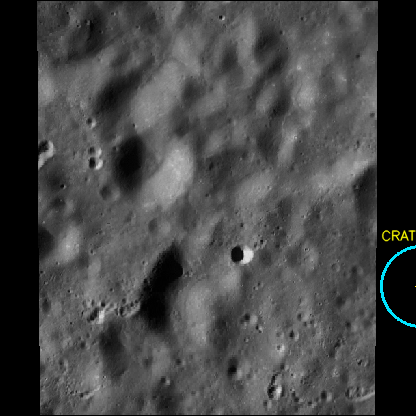
#> input picture backend/reports/vis_test_report.png, 416 x 416 px
$ python -i image_validator.py   (imports and definitions only)   (older library calls are emulated)
#> lines starting #> are read from the running program, lines starting #| are printed output that depends on the picture; after the words box and inside, x2 and y2 are one past the last pixel; in counts of white or black regions, pixels touching at a corner belong together
import os
import cv2
import numpy as np
from pathlib import Path
from typing import Tuple, Dict, Any

class ImageValidator:
    def __init__(self):
        # Load Haar Cascade for frontal face detection
        cascade_path = cv2.data.haarcascades + "haarcascade_frontalface_default.xml"
        if os.path.exists(cascade_path):
            self.face_cascade = cv2.CascadeClassifier(cascade_path)
        else:
            self.face_cascade = None

        profile_path = cv2.data.haarcascades + "haarcascade_profileface.xml"
        if os.path.exists(profile_path):
            self.profile_cascade = cv2.CascadeClassifier(profile_path)
        else:
            self.profile_cascade = None

    def validate(self, image_path: str) -> Dict[str, Any]:
        """
        Strictly validates whether an uploaded image is a valid planetary surface (Lunar or Martian)
        or an invalid image (human photo, car, animal, building, food, cartoon, Earth landscape, screenshot).
        Supports 8-bit, 16-bit, grayscale, and color TIFF/PNG/JPEG.
        """
#> called with image_path = '../../reports/vis_test_report.png'
        raw_img = cv2.imread(image_path, cv2.IMREAD_UNCHANGED)
#> raw_img is the input picture: shape (416, 416, 3); mean B, G, R 69.4, 69.5, 69
        if raw_img is None:
            return {
                "is_valid": False,
                "state": "INVALID",
                "title": "INVALID IMAGE",
                "message": "Unable to decode image file format.",
                "detected_planet": "Unknown",
                "planet_confidence": 0.0,
                "details": {"rejection_reason": "Corrupt or unreadable image file"}
            }

        # Normalize 16-bit or float images to 8-bit uint8
        if raw_img.dtype == np.uint16:
            img = cv2.normalize(raw_img, None, 0, 255, cv2.NORM_MINMAX, dtype=cv2.CV_8U)
        elif raw_img.dtype in (np.float32, np.float64):
            img = (raw_img * 255.0).clip(0, 255).astype(np.uint8)
        else:
            img = raw_img.copy()

        # Handle grayscale vs multi-channel
        if len(img.shape) == 2:
            img = cv2.cvtColor(img, cv2.COLOR_GRAY2BGR)
        elif len(img.shape) == 3 and img.shape[2] == 4:
            img = cv2.cvtColor(img, cv2.COLOR_BGRA2BGR)

        height, width = img.shape[:2]
#> height = 416; width = 416
        if height < 120 or width < 120:
            return {
                "is_valid": False,
                "state": "INVALID",
                "title": "INVALID IMAGE",
                "message": "The image resolution is too low for reliable planetary analysis.",
                "detected_planet": "Unknown",
                "planet_confidence": 0.0,
                "details": {"rejection_reason": "Low resolution image (< 120x120)"}
            }

        gray = cv2.cvtColor(img, cv2.COLOR_BGR2GRAY)

        # Precompute HSV and Color Spectrum early for cross-verification
        hsv = cv2.cvtColor(img, cv2.COLOR_BGR2HSV)
#> hsv: shape (416, 416, 3); mean H, S, V 0.2, 0.9, 69.5
        h, s, v = cv2.split(hsv)
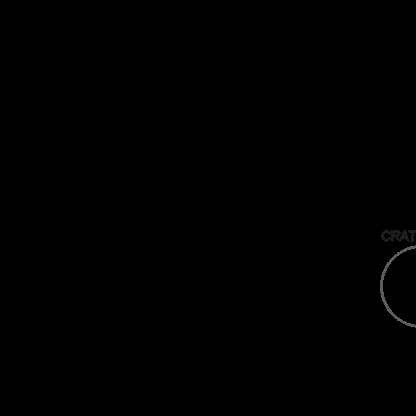
#> h: shape (416, 416); min 0, max 93, mean 0.2
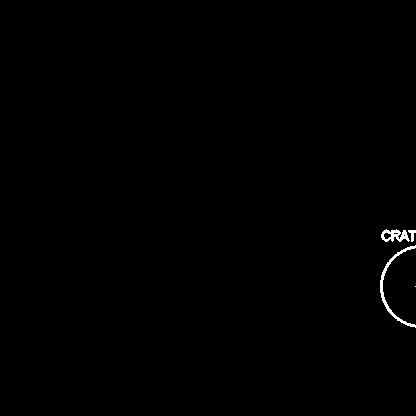
#> s: shape (416, 416); 0.35% white; 4 white regions (1 under 20 px), largest, box (x1, y1, x2, y2) and area: (380, 245, 416, 328) 345, (381, 229, 410, 242) 212, (408, 230, 416, 242) 49

        b = img[:, :, 0].astype(np.float32)
        g = img[:, :, 1].astype(np.float32)
        r = img[:, :, 2].astype(np.float32)

        mean_s = float(np.mean(s)) / 255.0
#> mean_s = 0.00351
        std_s = float(np.std(s)) / 255.0
#> std_s = 0.0591

        # Human Skin Tone analysis in HSV
        skin_mask = (
            ((h <= 25) | (h >= 170)) &
            (s >= 40) & (s <= 180) &
            (v >= 70) & (v <= 250)
        )
#> skin_mask: shape (416, 416) bool; every value is 0
        skin_ratio = float(np.mean(skin_mask))
#> skin_ratio = 0

        # 1. Face / Human Portrait Detection (Frontal + Profile Haar with Skin Tone Verification)
        # Circular craters and shadows can exhibit pareidolia (false positive faces) on grayscale terrain.
        # Authentic human portraits must have biological skin tones in the detected facial bbox or overall image.
        verified_faces = []
        if self.face_cascade is not None:
            faces = self.face_cascade.detectMultiScale(gray, scaleFactor=1.1, minNeighbors=4, minSize=(30, 30))
#> faces = ()
            for (fx, fy, fw, fh) in faces:
                face_patch = img[fy:fy+fh, fx:fx+fw]
                if face_patch.size > 0:
                    f_hsv = cv2.cvtColor(face_patch, cv2.COLOR_BGR2HSV)
                    fh_h, fh_s, fh_v = cv2.split(f_hsv)
                    f_skin = ((fh_h <= 25) | (fh_h >= 170)) & (fh_s >= 40) & (fh_s <= 180) & (fh_v >= 70) & (fh_v <= 250)
                    if np.mean(f_skin) > 0.12 or skin_ratio > 0.06:
                        verified_faces.append((fx, fy, fw, fh))
#> this loop made 0 passes
#> after the loop, verified_faces = []

        if self.profile_cascade is not None and len(verified_faces) == 0:
            profiles = self.profile_cascade.detectMultiScale(gray, scaleFactor=1.1, minNeighbors=4, minSize=(30, 30))
#> profiles = ()
            for (px, py, pw, ph) in profiles:
                p_patch = img[py:py+ph, px:px+pw]
                if p_patch.size > 0:
                    p_hsv = cv2.cvtColor(p_patch, cv2.COLOR_BGR2HSV)
                    ph_h, ph_s, ph_v = cv2.split(p_hsv)
                    p_skin = ((ph_h <= 25) | (ph_h >= 170)) & (ph_s >= 40) & (ph_s <= 180) & (ph_v >= 70) & (ph_v <= 250)
                    if np.mean(p_skin) > 0.12 or skin_ratio > 0.06:
                        verified_faces.append((px, py, pw, ph))

        if len(verified_faces) > 0:
            return {
                "is_valid": False,
                "state": "INVALID",
                "title": "INVALID IMAGE",
                "message": "Human photograph or facial features detected. AstroSight only accepts extraterrestrial planetary surfaces.",
                "detected_planet": "Unknown",
                "planet_confidence": 0.0,
                "details": {"rejection_reason": "Human / Selfie detected", "face_count": len(verified_faces)}
            }

        # 2. Color & Spectrum Analysis
        # Earth vegetation index ExG = 2*G - R - B
        exg = 2.0 * g - r - b
        vegetation_ratio = float(np.mean(exg > 25.0))
#> vegetation_ratio = 0.00313

        # Sky / Water detection (strong blue over red)
        sky_water_ratio = float(np.mean((b > r + 30.0) & (b > 90.0)))
#> sky_water_ratio = 0.00199

        # Channel difference standard deviation (chromatic diversity)
        rg_diff_std = float(np.std(r - g))
#> rg_diff_std = 10.21
        rb_diff_std = float(np.std(r - b))
#> rb_diff_std = 12.65

        # Check for truly blank / uniform single-color image
        laplacian_var = float(cv2.Laplacian(gray, cv2.CV_64F).var())
#> laplacian_var = 706.3
        if laplacian_var < 0.2:
            return {
                "is_valid": False,
                "state": "INVALID",
                "title": "INVALID IMAGE",
                "message": "Uniform or blank image without planetary regolith topography.",
                "detected_planet": "Unknown",
                "planet_confidence": 0.0,
                "details": {"rejection_reason": "Blank image", "laplacian_var": laplacian_var}
            }

        # Human portrait / skin rejection
        if skin_ratio > 0.28:
            return {
                "is_valid": False,
                "state": "INVALID",
                "title": "INVALID IMAGE",
                "message": "Human photograph or biological skin tones detected. AstroSight strictly requires extraterrestrial planetary surfaces.",
                "detected_planet": "Unknown",
                "planet_confidence": 0.0,
                "details": {"rejection_reason": "Human skin tone detected", "skin_ratio": round(skin_ratio, 3)}
            }

        # 3. Check vegetation (plants, trees, grass, agriculture)
        if vegetation_ratio > 0.08:
            return {
                "is_valid": False,
                "state": "INVALID",
                "title": "INVALID IMAGE",
                "message": "Earth vegetation or biological chlorophyll signature detected. AstroSight requires extraterrestrial terrain.",
                "detected_planet": "Unknown",
                "planet_confidence": 0.0,
                "details": {"rejection_reason": "Terrestrial vegetation signature", "vegetation_ratio": round(vegetation_ratio, 3)}
            }

        # 4. Check sky or body of water
        if sky_water_ratio > 0.15:
            return {
                "is_valid": False,
                "state": "INVALID",
                "title": "INVALID IMAGE",
                "message": "Atmospheric sky or terrestrial body of water detected. Only vacuum/thin-atmosphere planetary imagery allowed.",
                "detected_planet": "Unknown",
                "planet_confidence": 0.0,
                "details": {"rejection_reason": "Terrestrial sky or water detected", "sky_water_ratio": round(sky_water_ratio, 3)}
            }

        # 5. Long Rectilinear / Architectural grid lines (Buildings, indoor scenes, screenshots, man-made structures)
        min_dim = min(height, width)
#> min_dim = 416
        min_len = max(60, int(min_dim * 0.28))
#> min_len = 116
        edges = cv2.Canny(gray, 70, 190, apertureSize=3)
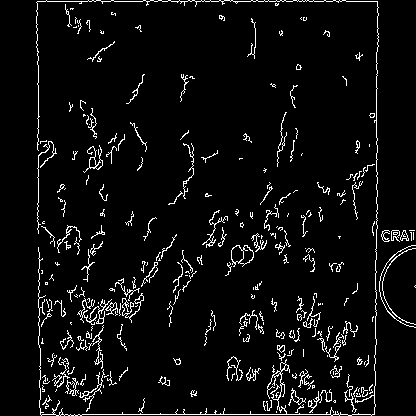
#> edges: shape (416, 416); 5.2% white in thin lines or dots
        lines = cv2.HoughLinesP(edges, 1, np.pi / 180, threshold=100, minLineLength=min_len, maxLineGap=8)
#> lines = [[40, 414, 374, 414], [37, 1, 377, 1], [376, 259, 376, 52], [38, 233, 38, 51]]

        if lines is not None and len(lines) >= 16:
            angles = []
            for l in lines:
                x1, y1, x2, y2 = l[0]
                ang = np.degrees(np.arctan2(y2 - y1, x2 - x1)) % 180
                angles.append(ang)
            angles = np.array(angles)

            # Man-made architecture and grids have orthogonal horizontal AND vertical lines (0 deg and 90 deg)
            h_count = int(np.sum((angles <= 10) | (angles >= 170)))
            v_count = int(np.sum(abs(angles - 90) <= 10))
            total_lines = len(angles)

            # A man-made orthogonal grid (windows, building facades, spreadsheet, vehicle frames)
            # strictly requires both prominent horizontal AND vertical lines forming perpendicular cross-hatching.
            # Natural oblique planetary horizons only have horizontal parallel shadow terminators (v_count near 0).
            is_orthogonal_grid = (
                total_lines >= 16 and
                h_count >= 8 and
                v_count >= 8 and
                (h_count + v_count) / total_lines >= 0.65 and
                min(h_count, v_count) / total_lines >= 0.15
            )

            if is_orthogonal_grid:
                return {
                    "is_valid": False,
                    "state": "INVALID",
                    "title": "INVALID IMAGE",
                    "message": "Man-made rectilinear structures, architectural lines, or vehicle features detected.",
                    "detected_planet": "Unknown",
                    "planet_confidence": 0.0,
                    "details": {
                        "rejection_reason": "Man-made straight grid edges detected",
                        "line_count": total_lines,
                        "h_count": h_count,
                        "v_count": v_count,
                        "rectilinear_ratio": round((h_count + v_count) / total_lines, 2)
                    }
                }

        # 6. Determine Lunar vs Martian Planetary Signature
        is_lunar = False
        is_martian = False
        planet_name = "Moon"
        planet_conf = 92.0

        # Lunar: almost purely grayscale regolith (very low saturation, RG and RB differences close to 0)
        if mean_s < 0.16 and rg_diff_std < 14.0 and rb_diff_std < 14.0:
            is_lunar = True
            planet_name = "Moon"
            planet_conf = min(99.4, round(88.0 + (0.16 - mean_s) * 75.0, 1))
#> planet_conf = 99.4
        else:
            # Check Mars ferric oxide characteristics
            # Mars has R > G > B, hue around orange-rust (0-35), moderate saturation
            is_red_dominant = float(np.mean(r > g)) > 0.70 and float(np.mean(g > b)) > 0.60
            mars_hue_match = float(np.mean((h <= 35) | (h >= 170))) > 0.65
            if is_red_dominant and mars_hue_match and mean_s < 0.95:
                is_martian = True
                planet_name = "Mars"
                planet_conf = min(98.8, round(86.0 + mean_s * 12.0, 1))

        # If it matches neither Lunar nor Martian spectral characteristics:
        if not is_lunar and not is_martian:
            return {
                "is_valid": False,
                "state": "INVALID",
                "title": "INVALID IMAGE",
                "message": "Chromatic spectrum is inconsistent with lunar or Martian planetary surfaces.",
                "detected_planet": "Unknown",
                "planet_confidence": 0.0,
                "details": {
                    "rejection_reason": "Non-planetary chromatic variance",
                    "mean_saturation": round(mean_s, 3),
                    "rg_diff_std": round(rg_diff_std, 1)
                }
            }

        # Planetary surface validated!
        return {
            "is_valid": True,
            "state": "VALID_PLANETARY",
            "title": "IMAGE VALIDATED",
            "message": f"Planetary surface detected: {planet_name} terrain confirmed.",
            "detected_planet": planet_name,
            "planet_confidence": round(planet_conf, 1),
            "details": {
                "resolution": f"{width}x{height}",
                "mean_saturation": round(mean_s, 3),
                "laplacian_var": round(laplacian_var, 1),
                "is_lunar": is_lunar,
                "is_martian": is_martian
            }
        }

image_validator = ImageValidator()

>>> result = ImageValidator().validate('../../reports/vis_test_report.png')
#> result = 7 items

$ run again, on backend/reports/vis_report_889d7fff-8ab5-401d-b3f5-b77ce1b21fa9.png
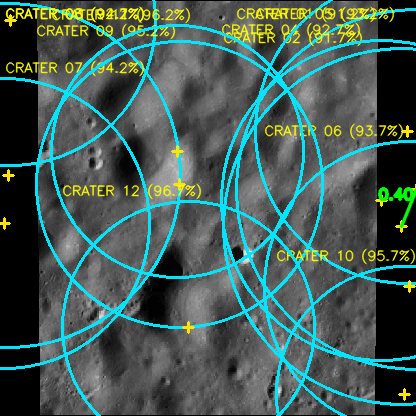
#> input picture backend/reports/vis_report_889d7fff-8ab5-401d-b3f5-b77ce1b21fa9.png, 416 x 416 px
#> in validate, raw_img is the input picture: shape (416, 416, 3); mean B, G, R 84.7, 90.1, 66.5
#> hsv: shape (416, 416, 3); mean H, S, V 11.3, 36.6, 92.8
#> in validate, `r = img[:, :, 2].astype(np.float32)`:
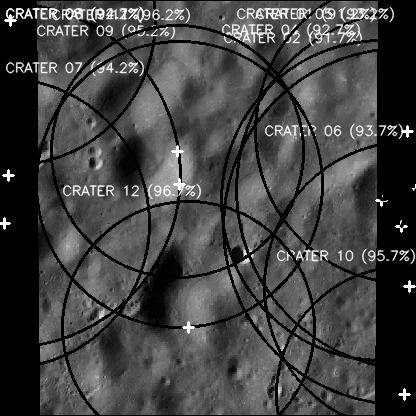
#> r: shape (416, 416) float32; min 0, max 255, mean 66.5
#> mean_s = 0.144
#> std_s = 0.342
#> skin_mask: shape (416, 416) bool; every value is 0
#> skin_ratio = 0
#> faces = ()
#> after the loop in validate, `for (fx, fy, fw, fh) in faces:`: verified_faces = []
#> profiles = ()
#> in validate, `exg = 2.0 * g - r - b`:
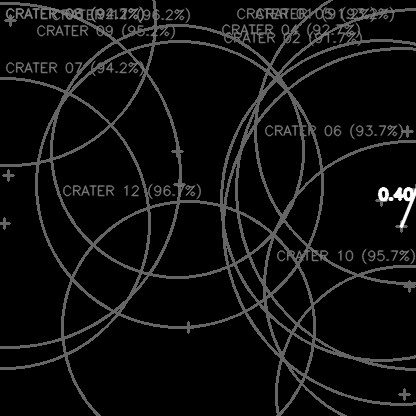
#> exg: shape (416, 416) float32; min 0, max 510, mean 29.1; drawn with min black and max white
#> vegetation_ratio = 0.149
#> sky_water_ratio = 0.101
#> rg_diff_std = 69.78
#> rb_diff_std = 87.13
#> laplacian_var = 4175.9
#> result = 7 items
